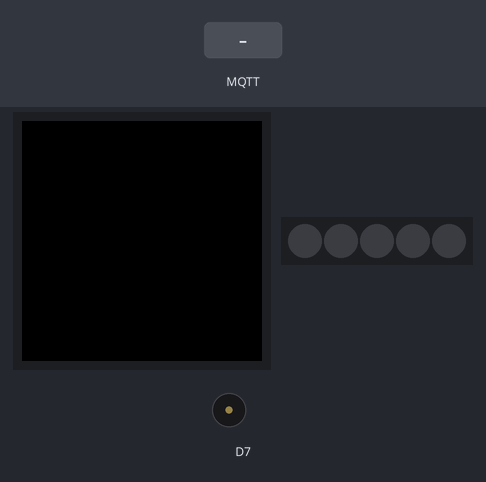
A sketch run on a simulated Arduino MKR. On the bench: 240×240 colour display, 5 RGB LEDs in strip order, left to right, buzzer (waves = sounding). The test bench sets the inputs (shaded band). WiFi joins after 1.5 s; servers stay silent unless stated; no MQTT or app messages arrive unless stated; what the sketch prints to the serial monitor is not drawn.

Above: at 5.4 s.
5.5 s: MQTT message "on" arrives on the first subscribed topic
At 6.3 s:
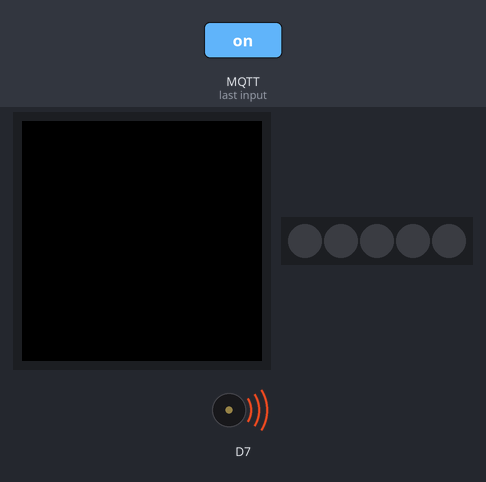
At 9.1 s:
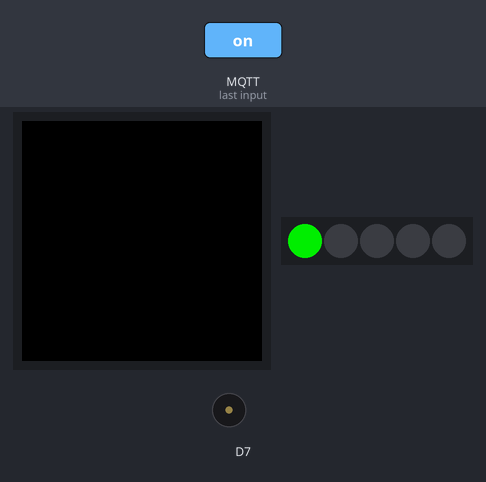
10.0 s: MQTT message "dance/lights" arrives on the first subscribed topic
11.5 s: MQTT message "on2" arrives on the first subscribed topic
At 18.3 s:
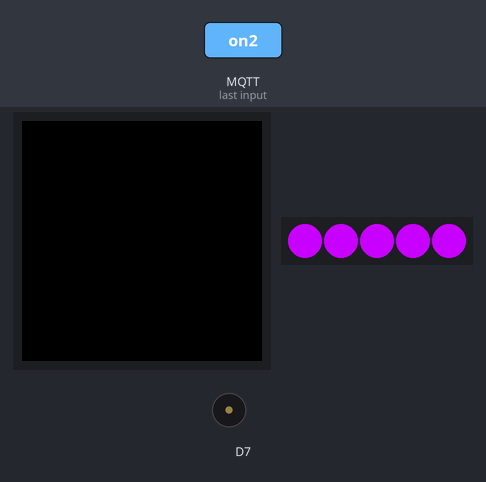
Timing chart, 0 to 20.5 s (numbered marks = the images above; inputs shaded):
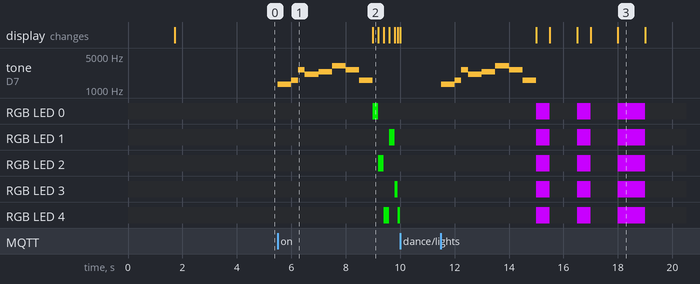

The sketch:

mqttopla.ino
```cpp
#include <WiFiNINA.h>
#include <PubSubClient.h>
#include <Arduino_MKRIoTCarrier.h>
#include "pitches.h"
#include "secrets.h"

MKRIoTCarrier carrier;

uint32_t colorGreen = carrier.leds.Color(0, 200, 0);
uint32_t colorRed = carrier.leds.Color(200, 0, 0);
uint32_t colorBlue = carrier.leds.Color(0, 0, 200);

int celebrationMelody[] = {
  NOTE_C4, NOTE_G3, NOTE_G3, NOTE_A3, NOTE_G3, 0, NOTE_B3, NOTE_C4
};

int finalMelody[] = {
  NOTE_E6, NOTE_G6, NOTE_E7, NOTE_C7, NOTE_D7, NOTE_G7, NOTE_E7, NOTE_G6
};

// note durations: 4 = quarter note, 8 = eighth note, etc.:
int noteDurations[] = {
  4, 8, 8, 4, 4, 4, 4, 4
};

WiFiClient wifi;
int status = WL_IDLE_STATUS;

IPAddress server(192, 168, 0, 0);//change this value
PubSubClient client(wifi);

bool touchCheckCompleted = false;

void setup() {
  //pinMode(6, OUTPUT);
  CARRIER_CASE = false;
  delay(1500);

  if (!carrier.begin())
  {
    Serial.println("Carrier not connected, check connections");
    while (1);
  }
  //while (!Serial){
  //  ;
  //}
  Serial.begin(9600);
  Serial.println("OK");
  Serial.print("Connessione...");
  while (status != WL_CONNECTED) {
    status = WiFi.begin(WIFI_SSID, WIFI_PASS);
    Serial.print(".");
    delay(1000);
  }
  Serial.println("Connected to WiFi!\n");

  client.setServer(server, 1883);
  client.setCallback(callback);

  if (client.connect("arduinosub")) {
    Serial.println("mqtt connected");
    client.subscribe("dance/lights");
  } else {
    Serial.println("mqtt not connected");
    Serial.print("failed, rc=");
    Serial.println(client.state());
  }

  //carrier.begin();
  //carrier.display.setRotation(0);

}

void loop() {
  client.loop();
}


void callback(char* topic, byte* payload, unsigned int length){
  String msg;
  for (int i = 0; i < length; i++) {
    msg += (char)payload[i];
  }
  Serial.println(msg);
  if (strcmp(topic, "dance/lights") == 0) {
    if (msg == "on") {
      touchCheckCompleted = true;
      melody1();
      for (int ring = 0; ring <= 4; ring++) {
        carrier.leds.setPixelColor(ring, colorGreen);
        carrier.leds.show();
        delay(100);
        carrier.leds.clear();
        Serial.print("Hola desde if: ");
        Serial.println(msg);
        lightsOff();
      }
      for (int ring = 0; ring <= 4; ring++) {
        carrier.leds.setPixelColor(ring, colorGreen);
        carrier.leds.show();
        delay(100);
        carrier.leds.clear();
        Serial.print("Hola desde if: ");
        Serial.println(msg);
        lightsOff();
      }
    } else if(msg == "on2") {
      touchCheckCompleted = true;
      melody1();
      carrier.leds.setPixelColor(0, 200, 0, 255);
      carrier.leds.setPixelColor(1, 200, 0, 255);
      carrier.leds.setPixelColor(2, 200, 0, 255);
      carrier.leds.setPixelColor(3, 200, 0, 255);
      carrier.leds.setPixelColor(4, 200, 0, 255);
      carrier.leds.show();
      delay(500);
      lightsOff();
      delay(1000);
      carrier.leds.setPixelColor(0, 200, 0, 255);
      carrier.leds.setPixelColor(1, 200, 0, 255);
      carrier.leds.setPixelColor(2, 200, 0, 255);
      carrier.leds.setPixelColor(3, 200, 0, 255);
      carrier.leds.setPixelColor(4, 200, 0, 255);
      carrier.leds.show();
      delay(500);
      lightsOff();
      delay(1000);
      carrier.leds.setPixelColor(0, 200, 0, 255);
      carrier.leds.setPixelColor(1, 200, 0, 255);
      carrier.leds.setPixelColor(2, 200, 0, 255);
      carrier.leds.setPixelColor(3, 200, 0, 255);
      carrier.leds.setPixelColor(4, 200, 0, 255);
      carrier.leds.show();
      delay(1000);
      lightsOff();
      } else if(msg == "on3") {
      touchCheckCompleted = true;
      melody1();
      for (int ring = 0; ring <= 4; ring++) {
        carrier.leds.setPixelColor(ring, colorBlue);
        carrier.leds.show();
        delay(500);
        carrier.leds.setPixelColor(ring, colorRed);
        carrier.leds.show();
        delay(500);
        carrier.leds.clear();
        Serial.print("Hola desde if: ");
        Serial.println(msg);
        lightsOff();
    }
    } else {
        //lightsOff();
        Serial.print("el mensaje fue:");
        Serial.print(msg);
      }
         }
  }

void lightsOff() {
  carrier.leds.setPixelColor(0, 0, 0, 0);
  carrier.leds.setPixelColor(1, 0, 0, 0);
  carrier.leds.setPixelColor(2, 0, 0, 0);
  carrier.leds.setPixelColor(3, 0, 0, 0);
  carrier.leds.setPixelColor(4, 0, 0, 0);
  carrier.leds.show();
}

void melody1() {
  if (touchCheckCompleted) {
    for (int thisNote = 0; thisNote < 8; thisNote++) {

    // to calculate the note duration, take one second divided by the note type.
    //e.g. quarter note = 1000 / 4, eighth note = 1000/8, etc.
    int noteDuration = 1000 / noteDurations[thisNote];
    carrier.Buzzer.sound(finalMelody[thisNote]);
    delay(noteDuration);
    // to distinguish the notes, set a minimum time between them.
    // the note's duration + 30% seems to work well:
    int pauseBetweenNotes = noteDuration * 1.0;
    delay(pauseBetweenNotes);
    // stop the tone playing:
    carrier.Buzzer.noSound();
    }
  }
}
```

pitches.h
```cpp
/*************************************************
   Public Constants
 *************************************************/

#define NOTE_B0  31
#define NOTE_C1  33
#define NOTE_CS1 35
#define NOTE_D1  37
#define NOTE_DS1 39
#define NOTE_E1  41
#define NOTE_F1  44
#define NOTE_FS1 46
#define NOTE_G1  49
#define NOTE_GS1 52
#define NOTE_A1  55
#define NOTE_AS1 58
#define NOTE_B1  62
#define NOTE_C2  65
#define NOTE_CS2 69
#define NOTE_D2  73
#define NOTE_DS2 78
#define NOTE_E2  82
#define NOTE_F2  87
#define NOTE_FS2 93
#define NOTE_G2  98
#define NOTE_GS2 104
#define NOTE_A2  110
#define NOTE_AS2 117
#define NOTE_B2  123
#define NOTE_C3  131
#define NOTE_CS3 139
#define NOTE_D3  147
#define NOTE_DS3 156
#define NOTE_E3  165
#define NOTE_F3  175
#define NOTE_FS3 185
#define NOTE_G3  196
#define NOTE_GS3 208
#define NOTE_A3  220
#define NOTE_AS3 233
#define NOTE_B3  247
#define NOTE_C4  262
#define NOTE_CS4 277
#define NOTE_D4  294
#define NOTE_DS4 311
#define NOTE_E4  330
#define NOTE_F4  349
#define NOTE_FS4 370
#define NOTE_G4  392
#define NOTE_GS4 415
#define NOTE_A4  440
#define NOTE_AS4 466
#define NOTE_B4  494
#define NOTE_C5  523
#define NOTE_CS5 554
#define NOTE_D5  587
#define NOTE_DS5 622
#define NOTE_E5  659
#define NOTE_F5  698
#define NOTE_FS5 740
#define NOTE_G5  784
#define NOTE_GS5 831
#define NOTE_A5  880
#define NOTE_AS5 932
#define NOTE_B5  988
#define NOTE_C6  1047
#define NOTE_CS6 1109
#define NOTE_D6  1175
#define NOTE_DS6 1245
#define NOTE_E6  1319
#define NOTE_F6  1397
#define NOTE_FS6 1480
#define NOTE_G6  1568
#define NOTE_GS6 1661
#define NOTE_A6  1760
#define NOTE_AS6 1865
#define NOTE_B6  1976
#define NOTE_C7  2093
#define NOTE_CS7 2217
#define NOTE_D7  2349
#define NOTE_DS7 2489
#define NOTE_E7  2637
#define NOTE_F7  2794
#define NOTE_FS7 2960
#define NOTE_G7  3136
#define NOTE_GS7 3322
#define NOTE_A7  3520
#define NOTE_AS7 3729
#define NOTE_B7  3951
#define NOTE_C8  4186
#define NOTE_CS8 4435
#define NOTE_D8  4699
#define NOTE_DS8 4978
```

secrets.h
```cpp
const char WIFI_SSID[] = "wifinamerouter";
const char WIFI_PASS[] = "password";
```

Measured:
- after the input at 5.5 s, tone on D7: plays 1319 Hz for 0.50 s, 1568 Hz for 0.25 s, 2637 Hz for 0.25 s, 2093 Hz for 0.50 s, 2349 Hz for 0.50 s, 3136 Hz for 0.50 s … (8 notes in this stretch), starting at once; RGB LED 0: off → RGB(0, 200, 0) after 3.5 s, → off 0.20 s later
- after the input at 11.5 s, tone on D7: plays 1319 Hz for 0.50 s, 1568 Hz for 0.25 s, 2637 Hz for 0.25 s, 2093 Hz for 0.50 s, 2349 Hz for 0.50 s, 3136 Hz for 0.50 s … (8 notes in this stretch), starting at once; RGB LED 0–4: goes RGB(200, 0, 255) 0.50 s, off 1.0 s, RGB(200, 0, 255) 0.50 s, off 1.0 s, RGB(200, 0, 255) 1.0 s, then off, starting after 3.5 s
